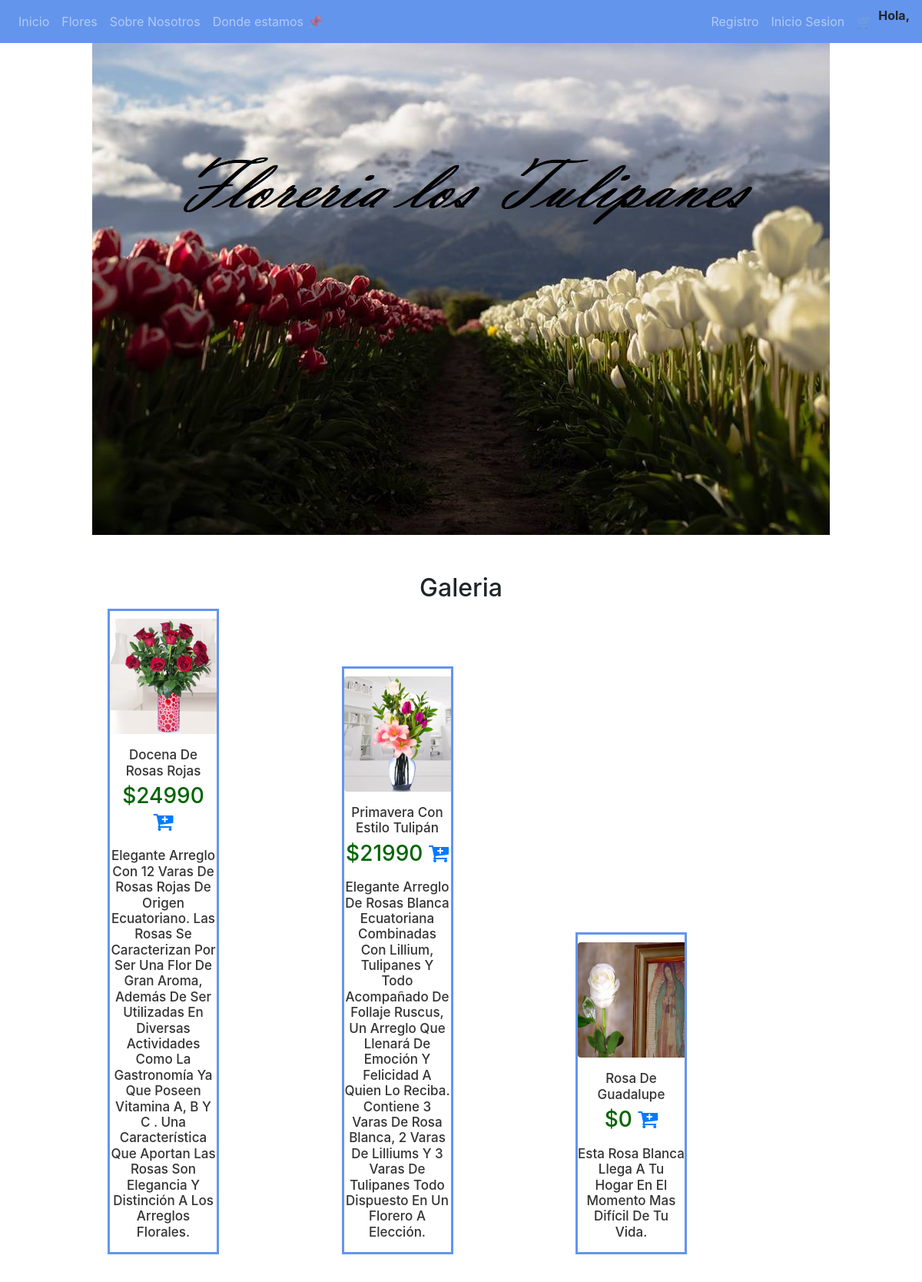
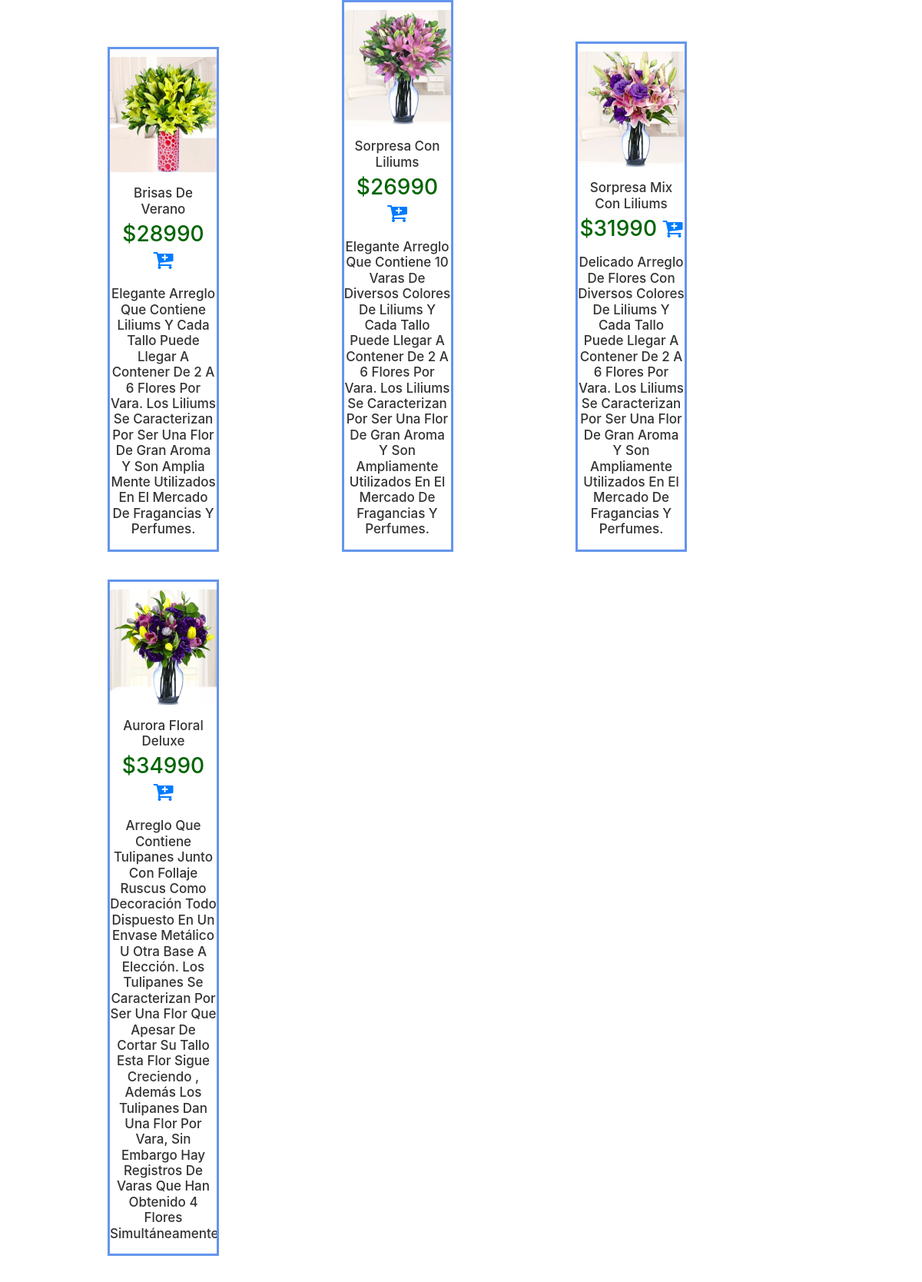
Page /galeria/ (upper part) on the committed database (2 pictures, top to bottom).
### core/models.py (models this page shows, shortened)
class Flor(models.Model):
    name=models.CharField(max_length=45,primary_key=True)
    precio=models.IntegerField()
    descripcion=models.TextField()
    imagen=models.ImageField(upload_to='',null=True)
    categoria=models.ForeignKey(categoria,on_delete=models.CASCADE)

### core/views.py (the view)
# urls.py: path('galeria/',galeria,name='GAL'),
def galeria(request):
    flores=Flor.objects.all()
    return render(request,'core/galeria.html',{'lista':flores})

### core/templates/core/galeria.html (shortened to what this page needs)
{% extends "core/base.html" %}
{% load static %}
{%  block contenido %}
<h2 class ="titulo">Galeria</h2>
{% for f in lista %}
<div class="col-lg-3 col-md-4 col-sm-6 mix sale rounded" style="display: inline-block; padding-left: 140px; " data-bound="">
    <center>
        <div class="single_product" style="border:3px solid cornflowerblue; padding-bottom: 10px;">
            <div class="product_image" style="padding-top: 10px">
                <img src="{{f.imagen.url}}" style="width:150px; height: 150px; border-image: 2px; text-align: center;" class="rounded">
            </div>
            <div class="product_btm_text" style="text-align: center;">
                <h4>{{f.name}}</h4>
                <h3 class="price" style="color:darkgreen; size: 50pxpx;">${{f.precio}}
                    <a href="{% url 'AGREGAR_CARRO' f.name %}"><i class="fa fa-cart-plus"></i></a>
                    <h4>
                        {{f.descripcion}}
                    </h4>
                </h3>
            </div>
        </div>
    </center>
</div>
{% endfor %}
{% endblock contenido %}

### core/templates/core/base.html (shortened to what this page needs)
<!DOCTYPE html>
<html lang="en">
{% load static %}
<head>
  <link  rel="stylesheet" href="{% static 'css/estilos.css' %}" type="text/css" >
  <link rel="stylesheet" href="https://stackpath.bootstrapcdn.com/bootstrap/4.3.1/css/bootstrap.min.css"
>
  <link rel="stylesheet" href="https://stackpath.bootstrapcdn.com/font-awesome/4.7.0/css/font-awesome.min.css" />
</head>
<body>
  <nav class="navbar navbar-expand-md navbar-dark" style="background-color: cornflowerblue; ">
    <div class="navbar-collapse collapse w-100 order-1 order-md-0 dual-collapse2">
      <ul class="navbar-nav mr-auto">
        <li class="nav-item">
          <a class="nav-link" href="{% url 'IND' %}">Inicio</a>
        </li>
        <li class="nav-item">
          <a class="nav-link" href="{% url 'GAL' %}">Flores</a>
        </li>
        <li class="nav-item">
          <a class="nav-link" href="{% url 'QUIEN' %}">Sobre Nosotros</a>
        </li>
        <li class="nav-item">
          <a class="nav-link" href="{% url 'UBI' %}">Donde estamos 📌</a>
        </li>
      </ul>
    </div>
    <div class="navbar-collapse collapse w-100 order-3 dual-collapse2">
      <ol class="navbar-nav ml-auto">
       {% if user.is_authenticated %}
       {% else %}
        <li class="nav-item">
          <a class="nav-link" href="{% url 'REGIS' %}">Registro</a>
        </li>
        {% endif %}
        {% if user.is_authenticated %}
        {% else %}
        <li class="nav-item">
          <a class="nav-link" href="{% url 'INGRE' %}">Inicio Sesion</a>
        </li>
        {% endif %}
        <li class="nav-item">
          <a class="nav-link" href="{% url 'CARRITO' %}">🛒</a>
        </li>
        <li>
          <b> Hola, {{ user.username }}</b>
        </li>
      </ol>
    </div>
  </nav>
  <div>
    <center class="imagen" margin="15px">
      {% block imgindex %}
        <img src="{% static 'img/portal.jpg' %}" alt="Responsive image" >
      {% endblock imgindex %}
    </center>
  </div>
  <section class="contenido">
    {% block contenido %}
    {% endblock contenido %}
  </section>
</body>
</html>

### core/static/css/estilos.css (style rules this page uses)
.contenido { background:linear-gradient(top, green, forestgreen); }
body { font-family: 'Roboto';font-size: 10px; }
body { background-color:white ; text-align: center; font-family: 'Shadows Into Light', cursive; font-size: 16px; color: white; }
.mix { display: none; }
.single_product { text-align: center; overflow: hidden; margin-bottom: 30px; border: 1px solid rgba(0,0,0,0.02); padding-bottom: 20px; background: #fff; transition: .5s; }
.product_image { overflow: hidden; position: relative; }
.product_image img { width: 100%; height: auto; transition: all 1.5s ease 0s; }
.product_btm_text h4 { text-transform: capitalize; margin-top: 17px; margin-bottom: 6px; font-size: 17px; }
.product_btm_text h4, .product_btm_text h4 a { color: #333; }
.titulo { padding-top: 50px; text-align: center; }
:root { --blue: #5e72e4; --indigo: #5603ad; --purple: #8965e0; --pink: #f3a4b5; --red: #f5365c; --orange: #fb6340; --yellow: #ffd600; --green: #2dce89; --teal: #11cdef; --cyan: #2bffc6; --white: #fff; --gray: #8898aa; --gray-dark: #32325d; --light: #ced4da; --lighter: #e9ecef; --primary: #5e72e4; --secondary: #f7fafc; --success: #2dce89; --info: #11cdef; --warning: #fb6340; --danger: #f5365c; --light: #adb5bd; --dark: #212529; --default: #172b4d; --white: #fff; --neutral: #fff; --darker: black; --breakpoint-xs: 0; --breakpoint-sm: 576px; --breakpoint-md: 768px; --breakpoint-lg: 992px; --breakpoint-xl: 1200px; --font-family-sans-serif: Open Sans, sans-serif; --font-family-monospace: SFMono-Regular, Menlo, Monaco, Consolas, 'Liberation Mono', 'Courier New', monospace; }
*, *::before, *::after { box-sizing: border-box; }
html { font-family: sans-serif; line-height: 1.15; -webkit-text-size-adjust: 100%; -ms-text-size-adjust: 100%; -ms-overflow-style: scrollbar; -webkit-tap-highlight-color: rgba(0, 0, 0, 0); }
figcaption, footer, header, main, nav, section { display: block; }
body { font-family: Open Sans, sans-serif; font-size: 1rem; font-weight: 400; line-height: 1.5; margin: 0; text-align: left; color: #525f7f; background-color: #f8f9fe; }
ul { margin-top: 0; margin-bottom: 1rem; }
a { text-decoration: none; color: #5e72e4; background-color: transparent; -webkit-text-decoration-skip: objects; }
img { vertical-align: middle; border-style: none; }
.collapse:not(.show) { display: none; }
.nav-link { display: block; padding: .25rem .75rem; }
.navbar { position: relative; display: flex; padding: 1rem 1rem; flex-wrap: wrap; align-items: center; justify-content: space-between; }
.navbar-nav { display: flex; flex-direction: column; margin-bottom: 0; padding-left: 0; list-style: none; }
.navbar-nav .nav-link { padding-right: 0; padding-left: 0; }
.navbar-collapse { flex-basis: 100%; flex-grow: 1; align-items: center; }
@media (min-width: 768px) { .navbar-expand-md { flex-flow: row nowrap; justify-content: flex-start; } }
@media (min-width: 768px) { .navbar-expand-md .navbar-nav { flex-direction: row; } }
@media (min-width: 768px) { .navbar-expand-md .navbar-nav .nav-link { padding-right: 1rem; padding-left: 1rem; } }
@media (min-width: 768px) { .navbar-expand-md .navbar-collapse { display: flex !important; flex-basis: auto; } }
.navbar-dark .navbar-nav .nav-link { color: rgba(255, 255, 255, .95); }
.ml-auto { margin-left: auto !important; }
.nav-link { color: #525f7f; }

### rows in the picture
Flor: imagen (picture), name "Docena De Rosas Rojas", precio "24990", descripcion "Elegante Arreglo Con 12 Varas De Rosas Rojas De Origen Ecuatoriano. Las Rosas Se Caracterizan Por Ser Una Flor De Gran Aroma, Además De Ser Utilizadas En Diversas Actividades Como La Gastronomía Ya Que Poseen Vitamina A, B Y C . Una Característica Que Aportan Las Rosas Son Elegancia Y Distinción A Los Arreglos Florales."
Flor: imagen (picture), name "Primavera Con Estilo Tulipán", precio "21990", descripcion "Elegante Arreglo De Rosas Blanca Ecuatoriana Combinadas Con Lillium, Tulipanes Y Todo Acompañado De Follaje Ruscus, Un Arreglo Que Llenará De Emoción Y Felicidad A Quien Lo Reciba. Contiene 3 Varas De Rosa Blanca, 2 Varas De Lilliums Y 3 Varas De Tulipanes Todo Dispuesto En Un Florero A Elección."
Flor: imagen (picture), name "Rosa De Guadalupe", precio "0", descripcion "Esta Rosa Blanca Llega A Tu Hogar En El Momento Mas Difícil De Tu Vida."
Flor: imagen (picture), name "Brisas De Verano", precio "28990", descripcion "Elegante Arreglo Que Contiene Liliums Y Cada Tallo Puede Llegar A Contener De 2 A 6 Flores Por Vara. Los Liliums Se Caracterizan Por Ser Una Flor De Gran Aroma Y Son Amplia Mente Utilizados En El Mercado De Fragancias Y Perfumes."
Flor: imagen (picture), name "Sorpresa Con Liliums", precio "26990", descripcion "Elegante Arreglo Que Contiene 10 Varas De Diversos Colores De Liliums Y Cada Tallo Puede Llegar A Contener De 2 A 6 Flores Por Vara. Los Liliums Se Caracterizan Por Ser Una Flor De Gran Aroma Y Son Ampliamente Utilizados En El Mercado De Fragancias Y Perfumes."
Flor: imagen (picture), name "Sorpresa Mix Con Liliums", precio "31990", descripcion "Delicado Arreglo De Flores Con Diversos Colores De Liliums Y Cada Tallo Puede Llegar A Contener De 2 A 6 Flores Por Vara. Los Liliums Se Caracterizan Por Ser Una Flor De Gran Aroma Y Son Ampliamente Utilizados En El Mercado De Fragancias Y Perfumes."
Flor: imagen (picture), name "Aurora Floral Deluxe", precio "34990", descripcion "Arreglo Que Contiene Tulipanes Junto Con Follaje Ruscus Como Decoración Todo Dispuesto En Un Envase Metálico U Otra Base A Elección. Los Tulipanes Se Caracterizan Por Ser Una Flor Que Apesar De Cortar Su Tallo Esta Flor Sigue Creciendo , Además Los Tulipanes Dan Una Flor Por Vara, Sin Embargo Hay Registros De Varas Que Han Obtenido 4 Flores…"
